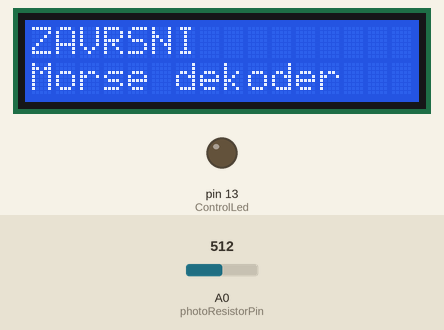
Recording of a sketch running on a simulated Arduino Uno, built with avr-gcc and run on an emulated ATmega328P. Shown: 16×2 character LCD, output pins drawn as LEDs (lit = HIGH). Inputs (shaded band) come from the test bench; at power-on: A0 (photoResistorPin) = 512. What the sketch prints to the serial monitor is not drawn.

Above: at 0.2 s.
3.4 s: A0 (photoResistorPin) set to 256
4.9 s: A0 (photoResistorPin) set to 231
At 8.7 s:
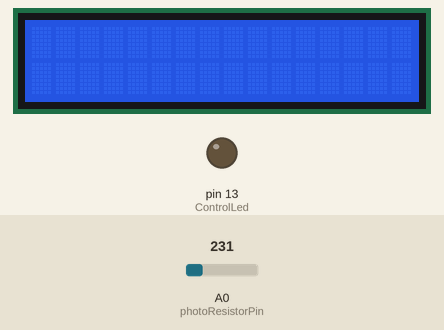
Timing chart, 0 to 10.2 s (numbered marks = the images above; inputs shaded):
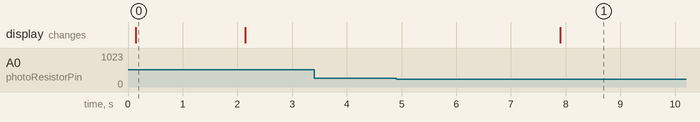

Measured:
- the behaviour switches between 250 and 249 on A0 (photoResistorPin) (found by bisection; images 0 and 1)
- after the input at 3.4 s, every drawn part: stays the same
- what the display in image 0 shows lasts 2.0 s, from 0.1 s to 2.1 s

The sketch:

ZAVRSNI_ARDUINO_KOD.ino
```cpp
// Inicijalizacija LCDa
#include <LiquidCrystal_I2C.h>
LiquidCrystal_I2C lcd(0x27,16,2);

// Korisničke postavke
int timeUnitLength = 90; //vremenska jedinica za koju se šalje Morseov kod
int ControlLed = 13; // Feedback LED
int photoResistorPin = A0; // Pin na kojem je priključen fotoopornik

//--------------------
// Debug postavke
bool debug = false; // Općeniti debug
bool debugTiming = true; // debug za određivanje koliko vremena je svjetlo upaljeno,tj. izgašeno
bool debugSensor=false; // debug za fotootpornik
//--------------------

// MorseTree, polje podataka korišteno za dekodiranje
const char MorseTree[] = {'\0','E', 'T', 'I', 'A', 'N', 'M', 'S',
                          'U', 'R', 'W', 'D', 'K', 'G', 'O', 'H',
                          'V', 'F', 'U', 'L', 'A', 'P', 'J', 'B',
                          'X', 'C', 'Y', 'Z', 'Q', '\0','\0','5',
                          '4', '\0','3', '\0','\0','\0','2', '\0',
                          '\0','+', '\0','\0','\0','\0','1', '6',
                          '=', '/', '\0','\0','\0','(', '\0','7',
                          '\0','\0','\0','8', '\0','9', '0', '\0',
                          '\0','\0','\0','\0','\0','\0','\0','\0',
                          '\0','\0','\0','?', '_', '\0','\0','\0',
                          '\0','"', '\0','\0','.', '\0','\0','\0',
                          '\0','@', '\0','\0','\0','\0','\0','\0',
                          '-', '\0','\0','\0','\0','\0','\0','\0',
                          '\0',';', '!', '\0',')', '\0','\0','\0',
                          '\0','\0',',', '\0','\0','\0','\0',':',
                          '\0','\0','\0','\0','\0','\0','\0'
                         };

int val = 0; // Vrijednost očitana sa fotootpornika
int codePtr = 0; // za šetanje po MorseTree
bool notAnalysed = false; // Prati jesmo li tretirali prethodni "State" bljeskalice
bool endOfTrans = true; // Šaljemo li još? Važno za ispisivanje zadnjeg slova transmisije
static unsigned long timer = millis();
bool lightState = false; // stanje svjetla(upaljeno/izgašeno)
int lightOnLen = 0; // koliko je vremenski svjetlo upaljeno
int lightOffLen = 0; // koliko je vremenski svjetlo izgašeno
int lcdPos = 0; // Pomaže LCDu kada treba u novi red prijeći

void getMorse(){

    // Čitanje vrijednosti sa fotootpornika
    val = analogRead(photoResistorPin);
    if(debugSensor){ Serial.println("Vrijednost je :" + String(val)); }

  if (val >= 250)
  {
    // kada djeluje bljeskalica na LDR
    if(!lightState){
     lightOffLen = millis()-timer;
     timer=millis();
     lightState = true;
     notAnalysed = true;
     endOfTrans = false;
     if(debugTiming){ Serial.println("Lenght Off: " + String(lightOffLen) + " or " + String(lightOffLen/timeUnitLength) + " units"); }
     lightOffLen = lightOffLen/timeUnitLength; // mjeri se vremenskim jedinicama definiranim varijablom timeUnitLength
    }
    if(debug){ digitalWrite(ControlLed, HIGH); }
  } else {
    // kada je LDR u "tami"
    if(lightState){
     lightOnLen = millis()-timer;
     timer=millis();
     lightState = false;
     notAnalysed = true;
     endOfTrans = false;
     if(debugTiming){ Serial.println("Lenght On: " + String(lightOnLen) + " or " + String(lightOnLen/timeUnitLength) + " units"); }
     lightOnLen = lightOnLen/timeUnitLength; // mjeri se vremenskim jedinicama definiranim varijablom timeUnitLength
    }
    if(debug){ digitalWrite(13, LOW); }

    // Kraj transmisije + završavanje ispisivanja zadnjeg slova
    if(!endOfTrans && ((millis()-timer)/timeUnitLength) >= 33){
          if(debug){ Serial.println(); Serial.println("--Slovo/broj: " + String(MorseTree[codePtr]) + " -- Code: " + String(codePtr)); }
          Serial.print(MorseTree[codePtr]);
          lcdPrint((char)MorseTree[codePtr]);
          codePtr = 0;
          endOfTrans = true;
          if(debug){ Serial.println(" Kraj transmisije "); }
          Serial.println("");
          Serial.println("---------------------------------------------------------------");
    }
}

    /*** Dekodiranje Morseova koda ***/
    // Kada se bljeskalica izgasi, provjerava se je li poslan kratki ili duzi signal.
    if(notAnalysed && !lightState){
      if ( lightOnLen <=2) {
        Serial.print(".");
        codePtr = (2*codePtr) + 1;
        notAnalysed = false;
      } else if (lightOnLen >= 3 && lightOnLen<=7) {
        Serial.print("-");
        codePtr = (2*codePtr) + 2;
        notAnalysed = false;
      } else if (lightOnLen >= 8) {
        Serial.println("**** Bljeskalica je predugo upaljena ****");
      }
    }

    // Kada se bljeskalica upali, provjeravaju se razmaci i kraj rijeci ili transmisije
    if(notAnalysed && lightState){
      // razmak između dijelova slova/broja, tj. tockica i crtica
        if(lightOffLen <= 10){
          notAnalysed = false;
        }
      // razmak između slova u rijeci
        else if(lightOffLen >= 15 && lightOffLen < 26){
           if(debug){ Serial.println(); Serial.println("--Slovo/broj: " + String(MorseTree[codePtr]) + " -- Code: " + String(codePtr)); }
          Serial.print(MorseTree[codePtr]);
          lcdPrint((char)MorseTree[codePtr]);
          codePtr = 0;
          notAnalysed = false;
        }
      // razmak između rijeci, odnosno brojeva
        else if(lightOffLen >= 26 && lightOffLen < 34){
            if(debug){ Serial.println(); Serial.println("--Slovo/broj: " + String(MorseTree[codePtr]) + " -- Code: " + String(codePtr)); }
          Serial.print(MorseTree[codePtr]);
          lcdPrint((char)MorseTree[codePtr]);
          codePtr = 0;
          notAnalysed = false;
          if(debug){ Serial.println(" Kraj rijeci "); }
          Serial.print('#');
          lcdPrint((char)'#');
        }
      // Ako je svjetlo predugo izgašeno, znači da je vrijeme za novu transmisiju
        else if(lightOffLen > 50){
          lcd.clear();
          lcdPos=0;
        }
}
   }

void lcdPrint(char c){
  // Promijeni redak na 1. slovo/broj
  if(lcdPos==0){ lcd.setCursor(0,0); }
  // Promijeni redak na 16. slovo/broj
  if(lcdPos==16){ lcd.setCursor(0,1); }
  // Poruka preduga, izbrisi sve i vrati se u prvi redak
  if(lcdPos==32){ lcd.clear(); lcd.setCursor(0,0); lcdPos=0; }

  // Prikazi slovo/broj!
  lcd.print(c);
  lcdPos++;
}


void setup()
{
  pinMode(13,OUTPUT); // Feedback LED
  pinMode(A0,INPUT); // fotootpornik
  Serial.begin(9600);// serijska komunikacija
  Serial.println("-----------------------");
  Serial.println("- Zavrsni rad -");
  Serial.println("-----------------------");
  Serial.println("");
  delay(50);

  // odredi broj redaka i stupaca LCD zaslona:
  Wire.begin();
  lcd.begin(16,2);
  lcd.backlight();// upaljeno pozadinsko svjetlo LCD zaslona
  // Ispiši poruku na LCD zaslon:
  lcd.setCursor(0,0);
  lcd.print("ZAVRSNI");
  lcd.setCursor(0, 1);
  lcd.print("Morse dekoder");
  delay(2000);
  lcd.clear(); // brisanje prikazane poruke na LCD-u
}

void loop()
{
  getMorse();
}
```
